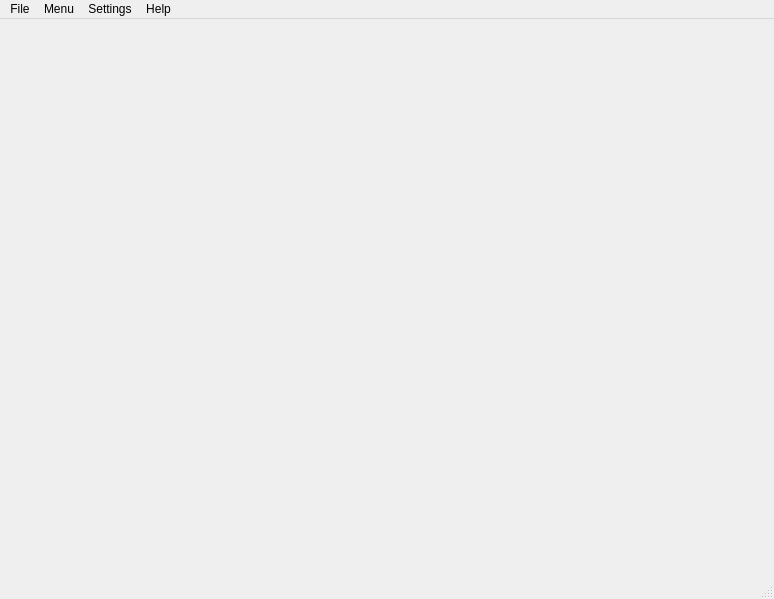
<?xml version="1.0" encoding="UTF-8"?>
<ui version="4.0">
 <class>MainWindow</class>
 <widget class="QMainWindow" name="MainWindow">
  <property name="geometry">
   <rect>
    <x>0</x>
    <y>0</y>
    <width>774</width>
    <height>599</height>
   </rect>
  </property>
  <property name="windowTitle">
   <string>MainWindow</string>
  </property>
  <widget class="QWidget" name="eprwidget">
   <property name="enabled">
    <bool>true</bool>
   </property>
   <property name="autoFillBackground">
    <bool>false</bool>
   </property>
  </widget>
  <widget class="QMenuBar" name="menubar">
   <property name="geometry">
    <rect>
     <x>0</x>
     <y>0</y>
     <width>774</width>
     <height>21</height>
    </rect>
   </property>
   <widget class="QMenu" name="menuFile">
    <property name="title">
     <string>File</string>
    </property>
    <addaction name="actionPrint"/>
   </widget>
   <widget class="QMenu" name="menuSettings">
    <property name="title">
     <string>Settings</string>
    </property>
    <addaction name="actionAdministrator_Login"/>
   </widget>
   <widget class="QMenu" name="menuHelp">
    <property name="title">
     <string>Help</string>
    </property>
    <addaction name="actionHelp_Page"/>
   </widget>
   <widget class="QMenu" name="menuMenu">
    <property name="title">
     <string>Menu</string>
    </property>
    <addaction name="actionElectronic_Patient_Record"/>
    <addaction name="actionPhysician_Scheduler"/>
    <addaction name="actionLab_Order_Tracking"/>
    <addaction name="actionPharmacy_Order_Tracking"/>
    <addaction name="actionInsurance_Billing"/>
    <addaction name="actionEquipment_Inventory_and_Maintenance"/>
   </widget>
   <addaction name="menuFile"/>
   <addaction name="menuMenu"/>
   <addaction name="menuSettings"/>
   <addaction name="menuHelp"/>
  </widget>
  <widget class="QStatusBar" name="statusbar"/>
  <action name="actionHelp_Page">
   <property name="text">
    <string>Help Page</string>
   </property>
  </action>
  <action name="actionAdministrator_Login">
   <property name="enabled">
    <bool>true</bool>
   </property>
   <property name="text">
    <string>User Management</string>
   </property>
  </action>
  <action name="actionElectronic_Patient_Record">
   <property name="text">
    <string>Electronic Patient Record</string>
   </property>
  </action>
  <action name="actionPhysician_Scheduler">
   <property name="text">
    <string>Physician Scheduler</string>
   </property>
  </action>
  <action name="actionLab_Order_Tracking">
   <property name="text">
    <string>Lab Order Tracking</string>
   </property>
  </action>
  <action name="actionPharmacy_Order_Tracking">
   <property name="text">
    <string>Pharmacy Order Tracking</string>
   </property>
  </action>
  <action name="actionInsurance_Billing">
   <property name="text">
    <string>Insurance Billing</string>
   </property>
  </action>
  <action name="actionEquipment_Inventory_and_Maintenance">
   <property name="text">
    <string>Equipment Inventory and Maintenance</string>
   </property>
  </action>
  <action name="actionPrint">
   <property name="text">
    <string>Print</string>
   </property>
  </action>
 </widget>
 <resources/>
 <connections/>
</ui>
